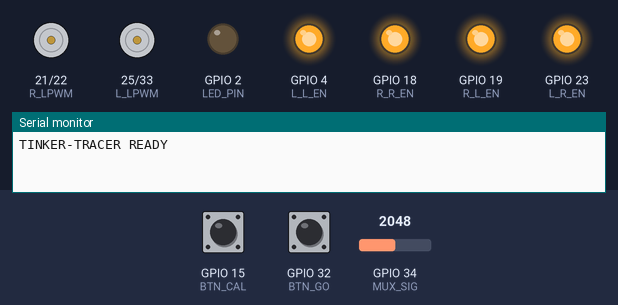
Simulated run of this sketch. Board: ESP32. Parts: motor-driver pin pairs drawn as motors (green arrow = first pin HIGH = forward, orange = second pin HIGH = backward, longer = more drive), output pins drawn as LEDs (lit = HIGH), the last lines printed to the serial monitor. The inputs (shaded band) are chosen by the test bench; at power-on: GPIO 15 (BTN_CAL) HIGH, GPIO 32 (BTN_GO) HIGH, GPIO 34 (MUX_SIG) = 2048. Pins used as bus, display or sensor lines are not drawn.

Above: at 1.3 s.
1.4 s: GPIO 15 (BTN_CAL) pulled LOW for 0.15 s
At 2.8 s:
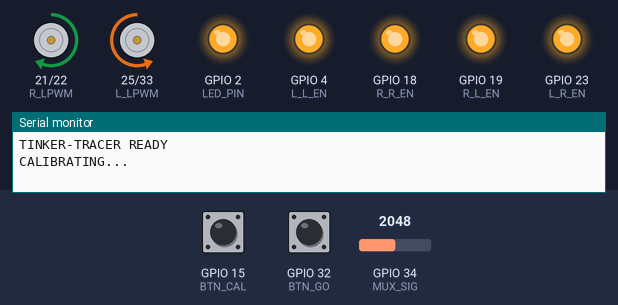
4.5 s: GPIO 32 (BTN_GO) pulled LOW for 3.2 s
9.6 s: GPIO 34 (MUX_SIG) set to 2132
At 10.5 s:
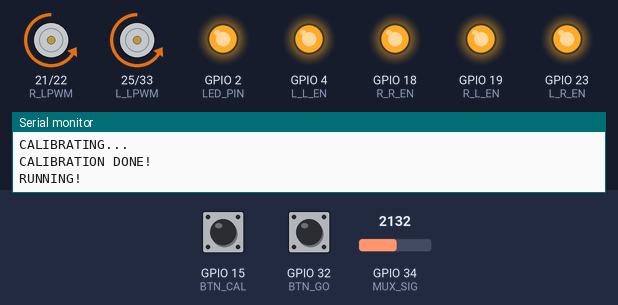
11.1 s: GPIO 32 (BTN_GO) pulled LOW for 0.15 s
At 12.3 s:
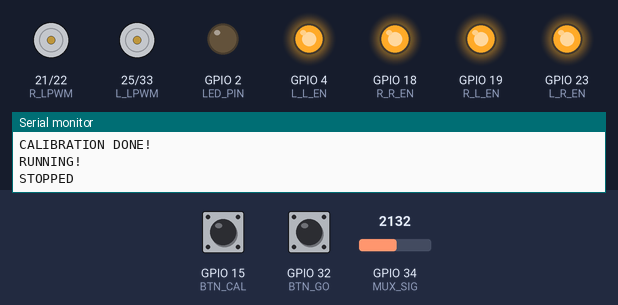
12.7 s: GPIO 32 (BTN_GO) pulled LOW for 1 s
At 13.5 s:
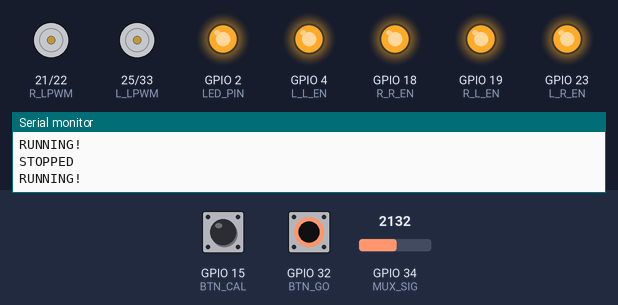
15.2 s: GPIO 15 (BTN_CAL) pulled LOW for 1 s
At 19.1 s:
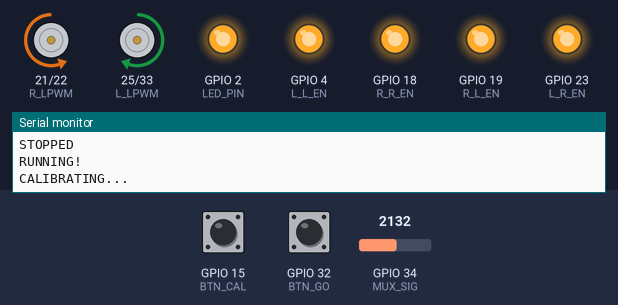
Timing chart, 0 to 21.7 s (numbered marks = the images above; inputs shaded):
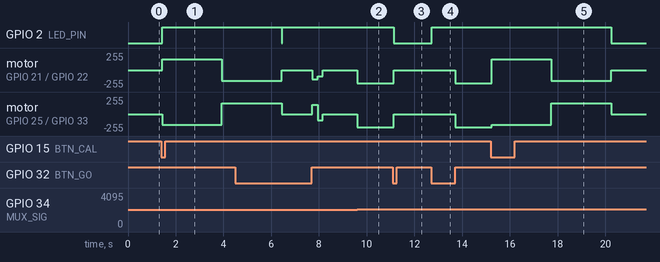

Measured:
- the behaviour switches between 2058 and 2059 on GPIO 34 (MUX_SIG) (found by bisection; images 1 and 2)
- after the input at 1.4 s, GPIO 2 (LED_PIN): LOW → HIGH at once; motor on GPIO 21 (R_LPWM) / GPIO 22 (R_RPWM): stopped → forward 159/255 at once, → backward 159/255 2.5 s later; motor on GPIO 25 (L_LPWM) / GPIO 33 (L_RPWM): stopped → backward 159/255 at once, → forward 159/255 2.5 s later
- after the input at 9.6 s, motor on GPIO 21 (R_LPWM) / GPIO 22 (R_RPWM), motor on GPIO 25 (L_LPWM) / GPIO 33 (L_RPWM): stopped → backward 199/255 at once
- after the input at 11.1 s, GPIO 2 (LED_PIN): HIGH → LOW at once; motor on GPIO 21 (R_LPWM) / GPIO 22 (R_RPWM), motor on GPIO 25 (L_LPWM) / GPIO 33 (L_RPWM): backward 199/255 → stopped at once
- after the input at 12.7 s, GPIO 2 (LED_PIN): LOW → HIGH at once; motor on GPIO 21 (R_LPWM) / GPIO 22 (R_RPWM), motor on GPIO 25 (L_LPWM) / GPIO 33 (L_RPWM): stopped → backward 199/255 after 1.0 s
- after the input at 15.2 s, GPIO 2 (LED_PIN): HIGH → LOW after 5.0 s; motor on GPIO 21 (R_LPWM) / GPIO 22 (R_RPWM): backward 199/255 → forward 159/255 at once, → backward 159/255 2.5 s later, → stopped 2.5 s later

The sketch:

main.ino
```cpp
// ==============================================================
// TINKER-TRACER: ULTIMATE 600RPM LINE FOLLOWER
// Optimized for: Bare ESP32 + 138mm Curved 16-IR + BTS7960
// Features: Auto-Calibrate, Dynamic Speed, 90° Pivots, Cross Ignoring
// ==============================================================

// ----- Mux Pins -----
#define MUX_EN   26
#define MUX_S0   27
#define MUX_S1   14
#define MUX_S2   16
#define MUX_S3   13
#define MUX_SIG  34

// ----- Left Motor (Final Pins) -----
#define L_R_EN   23
#define L_L_EN   4
#define L_LPWM   25
#define L_RPWM   33  // Safe PWM pin

// ----- Right Motor (Final Pins) -----
#define R_R_EN   18
#define R_L_EN   19
#define R_LPWM   21
#define R_RPWM   22

// ----- Buttons -----
#define BTN_CAL  15
#define BTN_GO   32

// ----- System Constants -----
#define NUM_SENSORS     16
#define PWM_FREQ        5000
#define PWM_BITS        8
#define PWM_MAX         255
#define CALIB_TIME_MS   5000
#define CALIB_SPIN_SPD  160

// ----- Advanced Track Tuning -----
#define LINE_THRESHOLD  200    // 0-1000 normalized value to trigger "Line Detected"
#define JUNCTION_COUNT  10     // If >10 sensors see line, assume cross junction

// ----- 600 RPM Dynamic Speed Tuning -----
#define STRAIGHT_SPEED 200    // Max speed on perfect straights
#define GENTLE_SPEED   160    // Slight curves
#define SHARP_SPEED    120    // Sharp curves
#define EXTREME_SPEED  80     // Recovering from edges
#define TURN_SPEED     170    // Outer wheel speed during 90° pivots

// ----- PID Tuning (High Inertia 600 RPM Setup) -----
#define KP  0.8               // Aggressive steering
#define KI  0.0               // 0 to prevent high-speed oscillation
#define KD  4.5               // Heavy dampening to stop wobble

// ----- LED -----
#define LED_PIN  2

// ----- State Machine -----
enum RobotState { IDLE, CALIBRATING, FOLLOWING, SEARCHING, HANDLING_JUNCTION };
RobotState currentState = IDLE;

// ----- PID State -----
float lastError = 0;
float integral  = 0;

// ----- Sensor Data -----
int rawVals[NUM_SENSORS];
int sensorMin[NUM_SENSORS];
int sensorMax[NUM_SENSORS];
uint16_t lineMap = 0; // 16-bit bitmap (1 = line, 0 = no line)
int activeSensors = 0;

// ----- Flags & Timers -----
bool calibrated = false;
bool running    = false;
int lastKnownSide = 0; // -1 = left, 1 = right
unsigned long stateTimer = 0;

// ==============================================================
//                          SETUP
// ==============================================================
void setup() {
  Serial.begin(115200);
  delay(100);

  pinMode(LED_PIN, OUTPUT);

  // Mux Setup
  pinMode(MUX_EN, OUTPUT); digitalWrite(MUX_EN, LOW);
  pinMode(MUX_S0, OUTPUT); pinMode(MUX_S1, OUTPUT);
  pinMode(MUX_S2, OUTPUT); pinMode(MUX_S3, OUTPUT);

  // Motor Enable Setup (BTS7960 needs these HIGH to spin)
  pinMode(L_R_EN, OUTPUT); digitalWrite(L_R_EN, HIGH);
  pinMode(L_L_EN, OUTPUT); digitalWrite(L_L_EN, HIGH);
  pinMode(R_R_EN, OUTPUT); digitalWrite(R_R_EN, HIGH);
  pinMode(R_L_EN, OUTPUT); digitalWrite(R_L_EN, HIGH);

  // ESP32 Core v3.x PWM Setup
  ledcAttach(L_RPWM, PWM_FREQ, PWM_BITS);
  ledcAttach(L_LPWM, PWM_FREQ, PWM_BITS);
  ledcAttach(R_RPWM, PWM_FREQ, PWM_BITS);
  ledcAttach(R_LPWM, PWM_FREQ, PWM_BITS);

  // Button Setup
  pinMode(BTN_CAL, INPUT_PULLUP);
  pinMode(BTN_GO,  INPUT_PULLUP);

  // Init sensor min/max
  for (int i = 0; i < NUM_SENSORS; i++) { sensorMin[i] = 4095; sensorMax[i] = 0; }

  stopMotors();
  Serial.println("TINKER-TRACER READY");
}

// ==============================================================
//                          MAIN LOOP
// ==============================================================
void loop() {
  // --- Calibrate Button ---
  if (digitalRead(BTN_CAL) == LOW) {
    delay(30); // Debounce
    if (digitalRead(BTN_CAL) == LOW) {
      runCalibration();
      while(digitalRead(BTN_CAL) == LOW); // Wait for release
    }
  }

  // --- Start/Stop Button ---
  if (digitalRead(BTN_GO) == LOW)  {
    delay(30); // Debounce
    if (digitalRead(BTN_GO) == LOW)  {
      toggleRun();
      while(digitalRead(BTN_GO) == LOW); // Wait for release
    }
  }

  // --- Robot Brain ---
  if (running) {
    readAndMapSensors();

    switch (currentState) {
      case FOLLOWING:          handleFollowing(); break;
      case SEARCHING:          handleSearching(); break;
      case HANDLING_JUNCTION:  handleJunction();  break;
      default: break;
    }
  }
}

// ==============================================================
//                    STATE: FOLLOWING
// ==============================================================
void handleFollowing() {
  // 1. Cross Junction Detection (Blast straight over it)
  if (activeSensors >= JUNCTION_COUNT) {
    currentState = HANDLING_JUNCTION;
    stateTimer = millis();
    return;
  }

  // 2. Broken Line Detection
  if (activeSensors == 0) {
    currentState = SEARCHING;
    stateTimer = millis();
    return;
  }

  // 3. HARD 90° TURN DETECTION (Crucial for curved 138mm PCB)
  // Because the PCB curves outwards, the line hits the extreme edges fast.
  // Left 90°: Sensors 0,1,2 active AND 3-15 are DEAD
  if ((lineMap & 0x0007) && !(lineMap & 0xFFF8)) {
    lastKnownSide = -1;
    setMotor(L_RPWM, L_LPWM, -TURN_SPEED); // Left wheel reverse
    setMotor(R_RPWM, R_LPWM,  TURN_SPEED); // Right wheel forward
    integral = 0; lastError = -7.5; // Reset PID so it doesn't spike when straightening out
    return;
  }
  // Right 90°: Sensors 13,14,15 active AND 0-12 are DEAD
  else if ((lineMap & 0xE000) && !(lineMap & 0x1FFF)) {
    lastKnownSide = 1;
    setMotor(L_RPWM, L_LPWM,  TURN_SPEED);
    setMotor(R_RPWM, R_LPWM, -TURN_SPEED);
    integral = 0; lastError = 7.5;
    return;
  }

  // 4. Standard PID + Dynamic Speed
  float pos = getWeightedPosition();
  float error = pos - 7.5; // Center is 7.5

  if (error < -1.5) lastKnownSide = -1;
  else if (error > 1.5) lastKnownSide = 1;

  integral += error;
  float derivative = error - lastError;

  float correction = (KP * error) + (KI * integral) + (KD * derivative);
  lastError = error;

  // --- DYNAMIC SPEED LOGIC ---
  int currentBaseSpeed;
  float absError = abs(error);

  if (absError < 1.0)      currentBaseSpeed = STRAIGHT_SPEED;
  else if (absError < 2.0) currentBaseSpeed = GENTLE_SPEED;
  else if (absError < 3.5) currentBaseSpeed = SHARP_SPEED;
  else                     currentBaseSpeed = EXTREME_SPEED;

  // Apply dynamic speed with PID correction
  int leftSpd  = constrain(currentBaseSpeed + (int)correction, -PWM_MAX, PWM_MAX);
  int rightSpd = constrain(currentBaseSpeed - (int)correction, -PWM_MAX, PWM_MAX);

  setMotor(L_RPWM, L_LPWM, leftSpd);
  setMotor(R_RPWM, R_LPWM, rightSpd);
}

// ==============================================================
//                    STATE: SEARCHING (Broken Line)
// ==============================================================
void handleSearching() {
  unsigned long elapsed = millis() - stateTimer;

  // Did we find the line again?
  if (activeSensors > 0) {
    currentState = FOLLOWING;
    integral = 0; // Reset PID memory
    return;
  }

  if (elapsed < 250) {
    // Pivot in place towards last known side
    if (lastKnownSide <= 0) {
      setMotor(L_RPWM, L_LPWM, -140); setMotor(R_RPWM, R_LPWM,  140);
    } else {
      setMotor(L_RPWM, L_LPWM,  140); setMotor(R_RPWM, R_LPWM, -140);
    }
  }
  else if (elapsed < 450) {
    // Inch forward slowly to bridge the gap
    setMotor(L_RPWM, L_LPWM,  90); setMotor(R_RPWM, R_LPWM,  90);
  }
  else {
    // Totally lost. Stop and wait.
    stopMotors();
  }
}

// ==============================================================
//                    STATE: JUNCTION (Cross / T-Junction)
// ==============================================================
void handleJunction() {
  // Lock wheels straight for 350ms to blast over the cross lines
  if (millis() - stateTimer < 350) {
    setMotor(L_RPWM, L_LPWM, STRAIGHT_SPEED);
    setMotor(R_RPWM, R_LPWM, STRAIGHT_SPEED);
    return;
  }

  // Resume following once we are past the thick intersection lines
  if (activeSensors < JUNCTION_COUNT && activeSensors > 0) {
    currentState = FOLLOWING;
    integral = 0; lastError = 0; // Reset PID
  }
}

// ==============================================================
//                   SENSOR MAPPING & MATH
// ==============================================================
void readAndMapSensors() {
  lineMap = 0;
  activeSensors = 0;
  readAllSensors();

  for (int i = 0; i < NUM_SENSORS; i++) {
    if (normalized(i) > LINE_THRESHOLD) {
      lineMap |= (1 << i); // Set bit to 1
      activeSensors++;
    }
  }
}

void selectChannel(uint8_t ch) {
  digitalWrite(MUX_S0, ch & 0x01);
  digitalWrite(MUX_S1, (ch >> 1) & 0x01);
  digitalWrite(MUX_S2, (ch >> 2) & 0x01);
  digitalWrite(MUX_S3, (ch >> 3) & 0x01);
}

int readChannel(uint8_t ch) {
  selectChannel(ch);
  delayMicroseconds(150);
  return analogRead(MUX_SIG);
}

void readAllSensors() {
  for (int i = 0; i < NUM_SENSORS; i++) rawVals[i] = readChannel(i);
}

int normalized(uint8_t idx) {
  int range = sensorMax[idx] - sensorMin[idx];
  if (range < 50) range = 50; // Prevent divide by zero
  long val = ((long)(rawVals[idx] - sensorMin[idx]) * 1000L) / range;
  return constrain(val, 0, 1000);
}

float getWeightedPosition() {
  long sum = 0, weighted = 0;
  for (int i = 0; i < NUM_SENSORS; i++) {
    if (lineMap & (1 << i)) {
      int v = normalized(i);
      weighted += (long)i * v;
      sum += v;
    }
  }
  if (sum == 0) return 7.5; // Fallback to center if nothing seen
  return (float)weighted / (float)sum;
}

// ==============================================================
//                   CALIBRATION & CONTROLS
// ==============================================================
void runCalibration() {
  currentState = CALIBRATING;
  Serial.println("CALIBRATING...");
  digitalWrite(LED_PIN, HIGH);
  for (int i = 0; i < NUM_SENSORS; i++) { sensorMin[i] = 4095; sensorMax[i] = 0; }

  unsigned long t0 = millis();
  while (millis() - t0 < CALIB_TIME_MS) {
    // Spin back and forth over the line
    bool firstHalf = (millis() - t0) < (CALIB_TIME_MS / 2);
    if (firstHalf) { setMotor(L_RPWM, L_LPWM, CALIB_SPIN_SPD); setMotor(R_RPWM, R_LPWM, -CALIB_SPIN_SPD); }
    else           { setMotor(L_RPWM, L_LPWM, -CALIB_SPIN_SPD); setMotor(R_RPWM, R_LPWM, CALIB_SPIN_SPD); }

    readAllSensors();
    for (int i = 0; i < NUM_SENSORS; i++) {
      if (rawVals[i] < sensorMin[i]) sensorMin[i] = rawVals[i];
      if (rawVals[i] > sensorMax[i]) sensorMax[i] = rawVals[i];
    }
    delay(5);
  }

  stopMotors();
  calibrated = true;
  digitalWrite(LED_PIN, LOW);
  currentState = IDLE;
  Serial.println("CALIBRATION DONE!");
}

void toggleRun() {
  if (!calibrated) {
    Serial.println("CALIBRATE FIRST!");
    return;
  }

  running = !running;
  if (!running) {
    stopMotors();
    digitalWrite(LED_PIN, LOW);
    currentState = IDLE;
    Serial.println("STOPPED");
  }
  else {
    integral = 0;
    lastError = 0;
    currentState = FOLLOWING;
    digitalWrite(LED_PIN, HIGH);
    Serial.println("RUNNING!");
  }
}

// ==============================================================
//                   MOTOR HELPER FUNCTIONS
// ==============================================================
void setMotor(int pinFwd, int pinRev, int speed) {
  if (speed > 0) {
    ledcWrite(pinFwd, speed);
    ledcWrite(pinRev, 0);
  } else if (speed < 0) {
    ledcWrite(pinFwd, 0);
    ledcWrite(pinRev, -speed);
  } else {
    ledcWrite(pinFwd, 0);
    ledcWrite(pinRev, 0);
  }
}

void stopMotors() {
  ledcWrite(L_RPWM, 0); ledcWrite(L_LPWM, 0);
  ledcWrite(R_RPWM, 0); ledcWrite(R_LPWM, 0);
}
```
